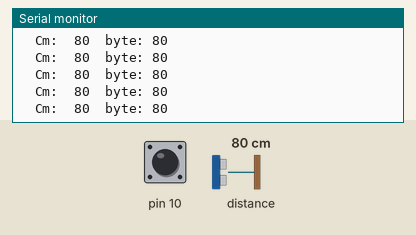
This sketch was run on a simulated Arduino Uno, built with avr-gcc and run on an emulated ATmega328P. Shown: the last lines printed to the serial monitor. Inputs (shaded band) come from the test bench; at power-on: distance to the obstacle 80 cm, pin 10 HIGH.

Above: at 1.2 s.
1.3 s: distance to the obstacle set to 2 cm
At 2.0 s:
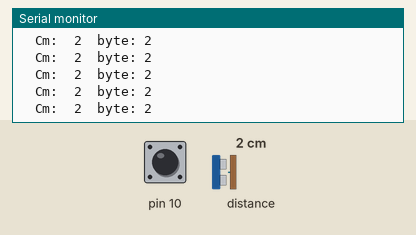
2.8 s: distance to the obstacle set to 4 cm
At 3.4 s:
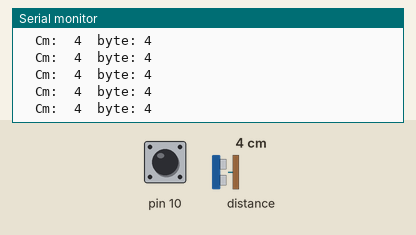
Timing chart, 0 to 5.8 s (numbered marks = the images above; inputs shaded):
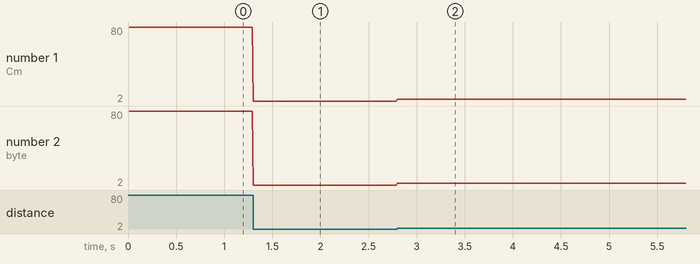

The sketch:

Garmin_Lidar_SPI_Slave.ino
```cpp
#include <SPI.h>
#include <Wire.h>
#include <LIDARLite.h>

LIDARLite myLidarLite;

int distance;
boolean SSlast = LOW;

void SlaveInit(void) {
  // Initialize SPI pins.
  pinMode(SCK, INPUT);
  pinMode(MOSI, INPUT);
  pinMode(MISO, INPUT);
  pinMode(SS, INPUT);
  // Enable SPI as slave.
  SPCR = (1 << SPE);
}

// SPI Transfer.
byte SPItransfer(byte value) {
  SPDR = value;
  while(!(SPSR & (1<<SPIF)));
  delay(10);
  return SPDR;
}

bool MISO_Control(){
 if (!digitalRead(SS)) {
    // Yes, first time?
    if (SSlast == HIGH) {
      // Yes, take MISO pin.
      pinMode(MISO, OUTPUT);
      // Update SSlast.
      SSlast = LOW;
    }
    return true;
  }
  else {
    // No, first time?
    if (SSlast == LOW) {
      // Yes, release MISO pin.
      pinMode(MISO, INPUT);
      //Serial.println("Slave Disabled.");
      // Update SSlast.
      SSlast = HIGH;
    }
    return false;
  }
}

void setup() {
  Serial.begin(115200);

  myLidarLite.begin(0, true);/*
   ----------------------------------------------------------------------------
    configuration:  Default 0.
      0: Default mode, balanced performance.
      1: Short range, high speed. Uses 0x1d maximum acquisition count.
      2: Default range, higher speed short range. Turns on quick termination
          detection for faster measurements at short range (with decreased
          accuracy)
      3: Maximum range. Uses 0xff maximum acquisition count.
      4: High sensitivity detection. Overrides default valid measurement detection
          algorithm, and uses a threshold value for high sensitivity and noise.
      5: Low sensitivity detection. Overrides default valid measurement detection
          algorithm, and uses a threshold value for low sensitivity and noise.
    lidarliteAddress: Default 0x62. Fill in new address here if changed. See
      operating manual for instructions.
  */
  myLidarLite.configure(0); // Change this number to try out alternate configurations

  // wait until serial port opens for native USB devices
  while (! Serial) {
    delay(1);
  }

  SlaveInit();
  Serial.println(F("Setup complete"));
}

void loop()
{
   // Take a measurement with receiver bias correction and print to serial terminal
  int _distance = myLidarLite.distance(false);
  int idistanceCm = _distance ;
  //Restrict range  1 -250 cm. If > 250 send 255 so reciever knows out of range
  if(idistanceCm > 250) {idistanceCm = 255;} // Max distance 250 cm = 100 In or 8ft
  if(idistanceCm < 1) {idistanceCm = 1;} // Min distance 1 cm.
  unsigned int uidistanceCm = (unsigned int)idistanceCm;
  byte udistanceBYTE = lowByte(uidistanceCm);
  Serial.print("  Cm:  ");
  Serial.print(idistanceCm);
  Serial.print("  byte: ");
  Serial.println(udistanceBYTE);

 if(MISO_Control()){
  byte rx = SPItransfer(udistanceBYTE);
  }
}
```

Measured:
- after the input at 1.3 s, the serial monitor: prints a new line at once (image 1)
- after the input at 2.8 s, the serial monitor: prints a new line at once (image 2)
- plotted number 1: 80 → 2 after the input at 1.3 s, 2 → 4 after the input at 2.8 s
- plotted number 2: 80 → 2 after the input at 1.3 s, 2 → 4 after the input at 2.8 s
